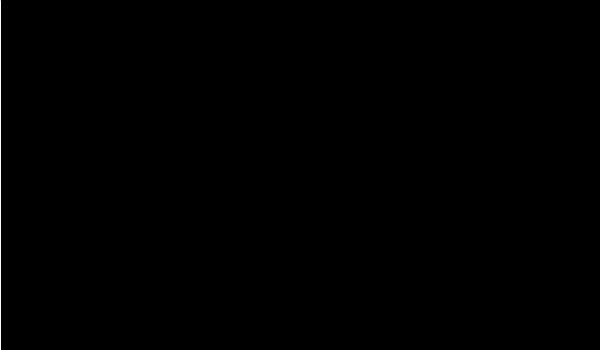
Frame 1 (no input)
Frame 60 (the mouse pressed at the canvas centre just before this capture): blank canvas, image omitted
Frame 120 (the mouse held since frame 60 and released just before this capture): blank canvas, image omitted

The Processing sketch that drew this single still picture (run headless with seeded random() and noise(); from frame 60 on, the mouse is pressed at the canvas centre):

// Processing sketch: MovingLine
// ── MovingLine.pde
// animation
//white lines on black background
// the lines from left border to right border
//this is from a tutorial on the processing website to learn processing better

void setup(){
  //when size is declared it initializes width and height
    size(600, 350);

}

int line_x = 0;
void draw() {
    //we will make background black
    background(0);

    //to change color of line
    stroke(255); //0 is blakc 255 is white

    // lets experiment a bit. Lets make white lines move across the screen
    //line should go from top to bottom of screen
    //lets do this recursively because I am an idiot.
    if( line_x < width){
      line(line_x, 0, line_x, height);
      //this controls the line going across the screen
      line_x += 5;
    }
    else{
      line_x = 0;
    }
    
    //The result of this was that the line continues to go across the screen when reset to 0 so it looped continuously
    // My guess is that this happens because when the variable "line" is changed, the compiler moves up to where the 
    // variable line was declared and moves on from there.


}
